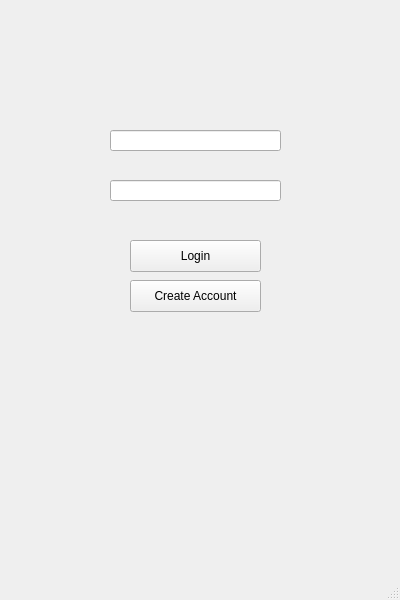
<?xml version="1.0" encoding="UTF-8"?>
<ui version="4.0">
 <class>LoginWindow</class>
 <widget class="QMainWindow" name="LoginWindow">
  <property name="geometry">
   <rect>
    <x>0</x>
    <y>0</y>
    <width>400</width>
    <height>600</height>
   </rect>
  </property>
  <property name="maximumSize">
   <size>
    <width>800</width>
    <height>600</height>
   </size>
  </property>
  <property name="windowTitle">
   <string>Login</string>
  </property>
  <widget class="QWidget" name="centralwidget">
   <widget class="QLineEdit" name="username">
    <property name="geometry">
     <rect>
      <x>110</x>
      <y>130</y>
      <width>171</width>
      <height>21</height>
     </rect>
    </property>
    <property name="echoMode">
     <enum>QLineEdit::Normal</enum>
    </property>
   </widget>
   <widget class="QLineEdit" name="password">
    <property name="geometry">
     <rect>
      <x>110</x>
      <y>180</y>
      <width>171</width>
      <height>21</height>
     </rect>
    </property>
    <property name="echoMode">
     <enum>QLineEdit::Password</enum>
    </property>
   </widget>
   <widget class="QPushButton" name="loginButton">
    <property name="geometry">
     <rect>
      <x>130</x>
      <y>240</y>
      <width>131</width>
      <height>32</height>
     </rect>
    </property>
    <property name="text">
     <string>Login</string>
    </property>
   </widget>
   <widget class="QPushButton" name="createButton">
    <property name="geometry">
     <rect>
      <x>130</x>
      <y>280</y>
      <width>131</width>
      <height>32</height>
     </rect>
    </property>
    <property name="text">
     <string>Create Account</string>
    </property>
   </widget>
   <widget class="QLabel" name="label_pic">
    <property name="geometry">
     <rect>
      <x>120</x>
      <y>10</y>
      <width>151</width>
      <height>111</height>
     </rect>
    </property>
    <property name="text">
     <string/>
    </property>
   </widget>
  </widget>
  <widget class="QMenuBar" name="menubar">
   <property name="geometry">
    <rect>
     <x>0</x>
     <y>0</y>
     <width>400</width>
     <height>21</height>
    </rect>
   </property>
  </widget>
  <widget class="QStatusBar" name="statusbar"/>
 </widget>
 <tabstops>
  <tabstop>username</tabstop>
  <tabstop>password</tabstop>
  <tabstop>loginButton</tabstop>
  <tabstop>createButton</tabstop>
 </tabstops>
 <resources/>
 <connections/>
</ui>
